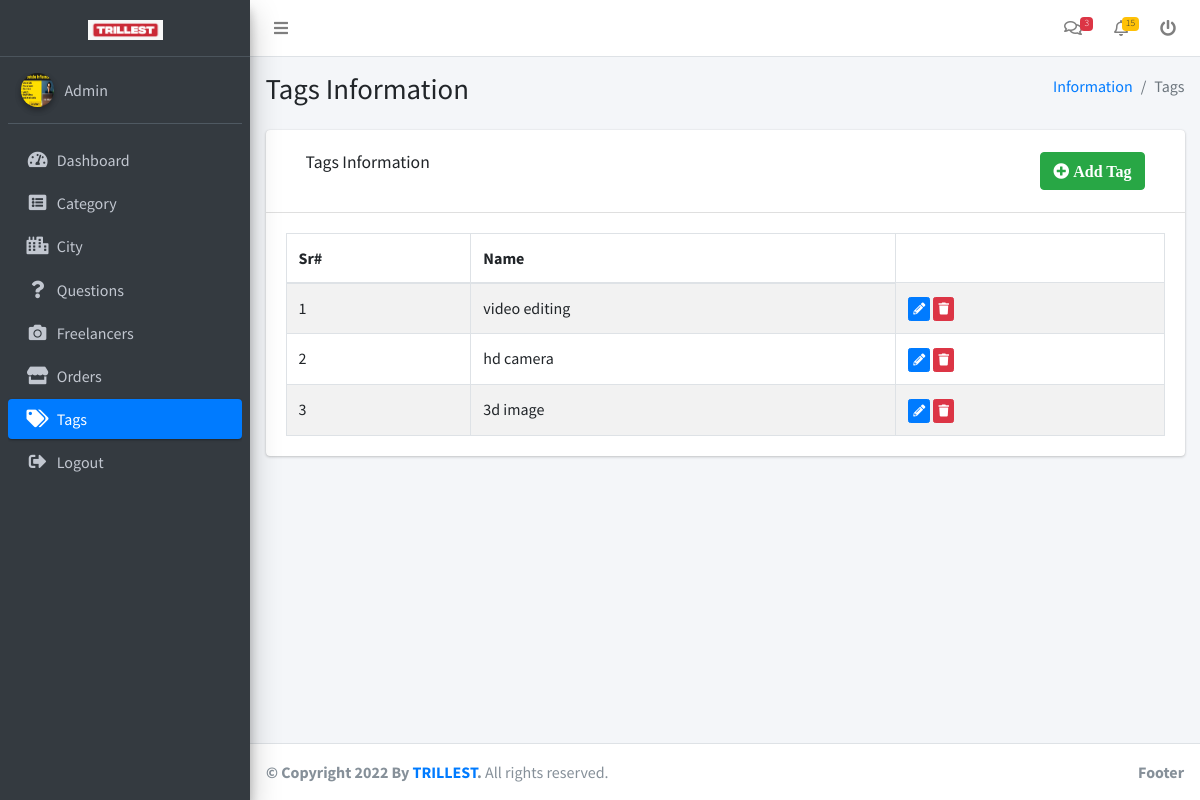
Screenshot of /admin/tags.php (signed in) with the database file from the repository.
### tables this page shows
CREATE TABLE `tags` (
  `id` int(11) NOT NULL,
  `name` varchar(255) NOT NULL
);

### admin/tags.php (the view, shortened to what this page needs)
<?php
include 'others/dbconn.php';
 ?>
<?php include 'others/header.php'; ?>
<?php include 'others/sidebar.php'; ?>
  <div class="content-wrapper">
    <section class="content-header">
      <div class="container-fluid">
        <div class="row mb-2">
          <div class="col-sm-6">
            <h1>Tags Information</h1>
          </div>
          <div class="col-sm-6">
            <ol class="breadcrumb float-sm-right">
              <li class="breadcrumb-item"><a href="#">Information</a></li>
              <li class="breadcrumb-item active">Tags</li>
            </ol>
          </div>
        </div>
      </div>
    </section>
    <section class="content">
      <div class="container-fluid">
        <div class="row">
          <div class="col-12">
            <div class="card">
              <div class="card-header">
                <div class="row" style="padding: 10px 20px;">
                    <div class="col-md-6 col-sm-6 col-6">
                      <h3 class="card-title">Tags Information</h3>
                    </div>
                    <div class="col-md-6 col-md-6 col-sm-6 col-6" style="text-align: right;">
                      <button type="button" class="btn btn-success " data-toggle="modal" data-target="#add"><i class="fa fa-plus-circle"> Add Tag</i>
                      </button>
                  </div>
                </div>
              </div>
              <div class="card-body">
                <table id="example1" class="table table-bordered table-striped">
                  <thead>
                  <tr>
                    <th>Sr#</th>
                    <th>Name</th>
                  </tr>
                  </thead>
                  <tbody>
                    <?php
                    $k=0;
                   $sql1 = "SELECT * FROM tags";
                    $result1 = $conn->query($sql1);
                   if ($result1->num_rows > 0) {
                     while($row = $result1->fetch_assoc()) {
                    ?>
                  <tr id="<?php echo $row['id'];?>">
                    <td><?php echo ++$k; ?></td>
                    <td data-target="cname"><?php echo $row['name']; ?></td>
                    <td><a class="btn btn-primary btn-xs" data-toggle="modal" data-target="#edit" data-role="edit" data-id="<?php echo $row["id"];?>" title="Edit"><i class="fa fa-pencil-alt"></i></a> <a  class="btn btn-danger btn-xs" data-toggle="modal" data-target="#delete" data-role="delete" data-id="<?php echo $row["id"];?>" title="Delete" ><i class="fa fa-trash"></i></a>
                    </td>
                  </tr>
                   <?php } } else { ?>
                    <tr>
                      <th colspan="6">No Record Exists!!!!</th>
                    </tr>
                     <?php } ?>
                  </tbody>
                </table>
              </div>
            </div>
          </div>
        </div>
      </div>
    </section>
  </div>
  <?php include 'others/footer.php'; ?>

### admin/others/sidebar.php
<aside class="main-sidebar sidebar-dark-primary elevation-4">
  <a href="dashboard.php" class="brand-link" style="text-align: center;">
    <img src="img/logo2.jpeg" alt="AdminLTE Logo" width="75" class="img-fluid">
  </a>
  <div class="sidebar">
    <div class="user-panel mt-3 pb-3 mb-3 d-flex">
      <div class="image">
        <?php
    $sql = "SELECT * FROM admin";
    $result = $conn->query($sql);
    $row = $result->fetch_assoc();
   ?>
        <img src="<?php if($row['profile_image']!=''){echo $row['profile_image'];} else{
              echo "img/avatar.png";
             } ?>" class="img-circle elevation-2" alt="User Image">
      </div>
      <div class="info">
        <a href="profile.php" class="d-block">Admin</a>
      </div>
    </div>
    <nav class="mt-2">
      <ul class="nav nav-pills nav-sidebar flex-column" data-widget="treeview" role="menu" data-accordion="false">
        <li class="nav-item">
          <a href="dashboard.php" class="nav-link">
            <i class="nav-icon fas fa-tachometer-alt"></i>
            <p>
              Dashboard
            </p>
          </a>
        </li>
        <li class="nav-item">
          <a href="category.php" class="nav-link">
            <i class="nav-icon fas fa-list-alt"></i>
            <p>
              Category
            </p>
          </a>
        </li>
         <li class="nav-item">
          <a href="city.php" class="nav-link">
            <i class="nav-icon fas fa-city"></i>
            <p>
              City
            </p>
          </a>
        </li>
        <li class="nav-item">
          <a href="questions.php" class="nav-link">
            <i class="nav-icon fas fa-question"></i>
            <p>
              Questions
            </p>
          </a>
        </li>
      <li class="nav-item">
          <a href="freelancer.php" class="nav-link">
            <i class="nav-icon fas fa-camera"></i>
            <p>
              Freelancers
            </p>
          </a>
        </li>
        <li class="nav-item">
          <a href="orders.php" class="nav-link">
            <i class="nav-icon fas fa-store"></i>
            <p>
              Orders
            </p>
          </a>
        </li>
        <li class="nav-item">
          <a href="tags.php" class="nav-link">
            <i class="nav-icon fas fa-tags"></i>
            <p>
              Tags
            </p>
          </a>
        </li>
        <li class="nav-item">
          <a href="logout.php" class="nav-link">
            <i class="nav-icon fas fa-sign-out-alt"></i>
            <p>
              Logout
            </p>
          </a>
        </li>
      </ul>
    </nav>
  </div>
</aside>

### rows the page displays
tags: name "video editing"
tags: name "hd camera"
tags: name "3d image"
